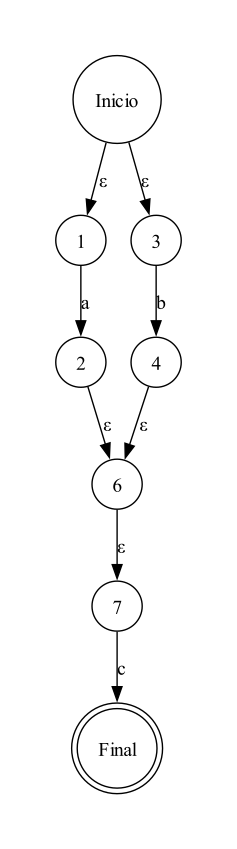

Write the Python code that produced this figure.
from graphviz import Digraph
from AFNState import State  


class Afn:
    @staticmethod
    def getCharacter(character):
        # Crear un AFN con un solo carácter
        start = State()  # Crear un estado inicial
        end = State()    # Crear un estado final
        start.add(character, end)  # Conectar el estado inicial con el final usando el carácter

        return Afn(start, end)  # Devolver el AFN creado

    def __init__(self, start=None, end=None):
        # Constructor de la clase Afn para crear un AFN
        if start:
            self.stateS = start
        else:
            self.stateS = State()  # Crear un estado inicial por defecto si no se proporciona uno

        if end:
            self.stateE = end
        else:
            self.stateE = State()  # Crear un estado final por defecto si no se proporciona uno
        self.stateE.final = True  # Marcar el estado final como final

    def conection(self, nfaN, character=None):
        # Conectar este AFN con otro AFN usando un carácter
        self.stateE.add(character, nfaN.stateS)  # Conectar el estado final de este AFN con el estado inicial del otro

    def diagram(self):
        # Visualizar el AFN usando graphviz
        dot = Digraph()
        NewS = [self.stateS]  # Lista de estados nuevos a explorar
        pastS = set()  # Conjunto de estados ya explorados

        while NewS:
            thisS = NewS.pop()  # Tomar un estado de la lista de estados nuevos
            for character, nextSs in thisS.changes.items():
                for nextS in nextSs:
                    # Agregar nodos al gráfico
                    if thisS == self.stateS:
                        dot.node(str(id(thisS)), label=f"Inicio", shape="circle")
                    else:
                        dot.node(str(id(thisS)), label=str(thisS.number), shape="circle")

                    if nextS.final and nextS == self.stateE:
                        dot.node(str(id(nextS)), label=f"Final", shape="doublecircle")
                    else:
                        dot.node(str(id(nextS)), label=str(nextS.number), shape="circle")

                    # Agregar bordes al gráfico
                    if character:
                        dot.edge(str(id(thisS)), str(id(nextS)), label=character)
                    else:
                        dot.edge(str(id(thisS)), str(id(nextS)), label="ε")

                    if nextS not in pastS:
                        NewS.append(nextS)  # Agregar estados no explorados a la lista

            pastS.add(thisS)  # Marcar este estado como explorado
        # Devolver el gráfico del AFN
        return dot  
